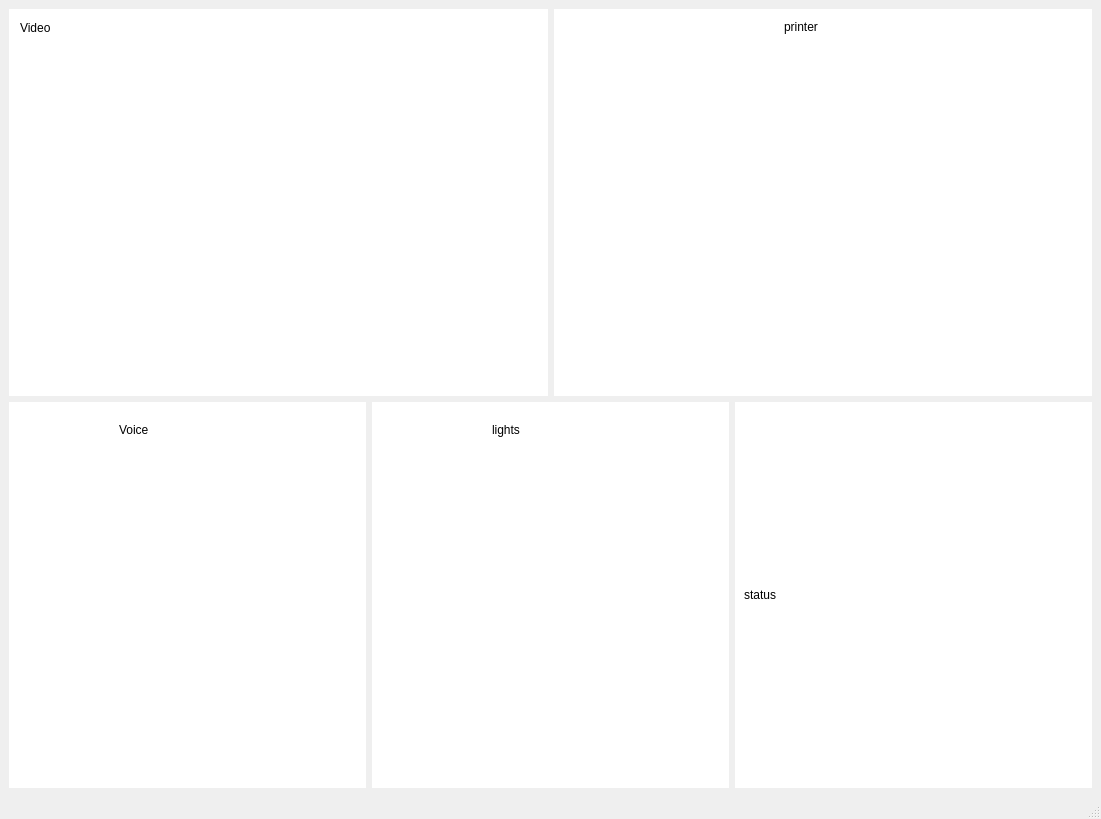
<?xml version="1.0" encoding="UTF-8"?>
<ui version="4.0">
 <class>MainWindow</class>
 <widget class="QMainWindow" name="MainWindow">
  <property name="geometry">
   <rect>
    <x>0</x>
    <y>0</y>
    <width>1101</width>
    <height>819</height>
   </rect>
  </property>
  <property name="windowTitle">
   <string>MainWindow</string>
  </property>
  <property name="styleSheet">
   <string notr="true">#video{
border:1px;
background:#fff;
}
#printer{
border:1px;
background:#fff;
}
#voice{
border:1px;
background:#fff;
}
#lights{
border:1px;
background:#fff;
}
#status{
border:1px;
background:#fff;
}</string>
  </property>
  <widget class="QWidget" name="mainWindow">
   <layout class="QVBoxLayout" name="verticalLayout">
    <item>
     <layout class="QHBoxLayout" name="VP">
      <item>
       <widget class="QFrame" name="video">
        <property name="frameShape">
         <enum>QFrame::StyledPanel</enum>
        </property>
        <property name="frameShadow">
         <enum>QFrame::Raised</enum>
        </property>
        <widget class="QLabel" name="label_2">
         <property name="geometry">
          <rect>
           <x>11</x>
           <y>11</y>
           <width>32</width>
           <height>16</height>
          </rect>
         </property>
         <property name="text">
          <string>Video</string>
         </property>
        </widget>
       </widget>
      </item>
      <item>
       <widget class="QFrame" name="printer">
        <property name="autoFillBackground">
         <bool>false</bool>
        </property>
        <property name="frameShape">
         <enum>QFrame::StyledPanel</enum>
        </property>
        <property name="frameShadow">
         <enum>QFrame::Raised</enum>
        </property>
        <widget class="QLabel" name="label">
         <property name="geometry">
          <rect>
           <x>230</x>
           <y>10</y>
           <width>55</width>
           <height>16</height>
          </rect>
         </property>
         <property name="text">
          <string>printer</string>
         </property>
        </widget>
       </widget>
      </item>
     </layout>
    </item>
    <item>
     <layout class="QHBoxLayout" name="VLS">
      <item>
       <widget class="QFrame" name="voice">
        <property name="frameShape">
         <enum>QFrame::StyledPanel</enum>
        </property>
        <property name="frameShadow">
         <enum>QFrame::Raised</enum>
        </property>
        <widget class="QLabel" name="label_3">
         <property name="geometry">
          <rect>
           <x>110</x>
           <y>20</y>
           <width>55</width>
           <height>16</height>
          </rect>
         </property>
         <property name="text">
          <string>Voice</string>
         </property>
        </widget>
       </widget>
      </item>
      <item>
       <widget class="QFrame" name="lights">
        <property name="frameShape">
         <enum>QFrame::StyledPanel</enum>
        </property>
        <property name="frameShadow">
         <enum>QFrame::Raised</enum>
        </property>
        <widget class="QLabel" name="label_4">
         <property name="geometry">
          <rect>
           <x>120</x>
           <y>20</y>
           <width>55</width>
           <height>16</height>
          </rect>
         </property>
         <property name="text">
          <string>lights</string>
         </property>
        </widget>
       </widget>
      </item>
      <item>
       <widget class="QFrame" name="status">
        <property name="frameShape">
         <enum>QFrame::StyledPanel</enum>
        </property>
        <property name="frameShadow">
         <enum>QFrame::Raised</enum>
        </property>
        <layout class="QVBoxLayout" name="verticalLayout_2">
         <item>
          <widget class="QLabel" name="label_5">
           <property name="text">
            <string>status</string>
           </property>
          </widget>
         </item>
        </layout>
       </widget>
      </item>
     </layout>
    </item>
   </layout>
  </widget>
  <widget class="QMenuBar" name="menubar">
   <property name="geometry">
    <rect>
     <x>0</x>
     <y>0</y>
     <width>1101</width>
     <height>26</height>
    </rect>
   </property>
  </widget>
  <widget class="QStatusBar" name="statusbar"/>
 </widget>
 <resources/>
 <connections/>
</ui>
